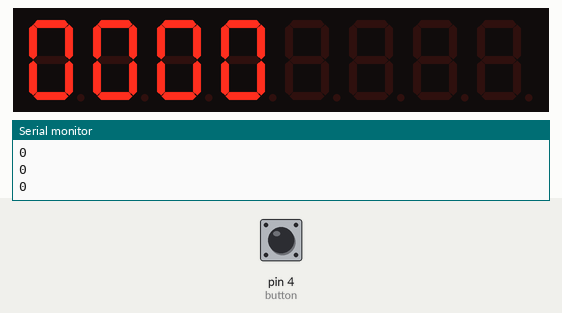
A sketch run on a simulated Arduino Uno, built with avr-gcc and run on an emulated ATmega328P. Shown: 8-digit seven-segment display, the last lines printed to the serial monitor. Wiring (inferred from the names in the program): TM1638 display and keys: STB pin 7; clock pin 9; DIO pin 8. Inputs (shaded band) come from the test bench; at power-on: pin 4 (button) LOW.

Above: at 1.8 s.
1.9 s: pin 4 (button) pulled HIGH for 3.2 s
At 7.8 s:
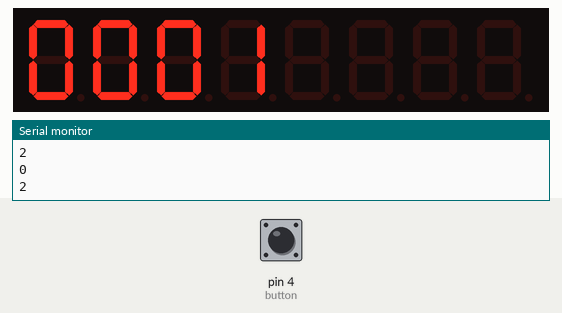
8.1 s: pin 4 (button) pulled HIGH for 3.2 s
At 14.5 s:
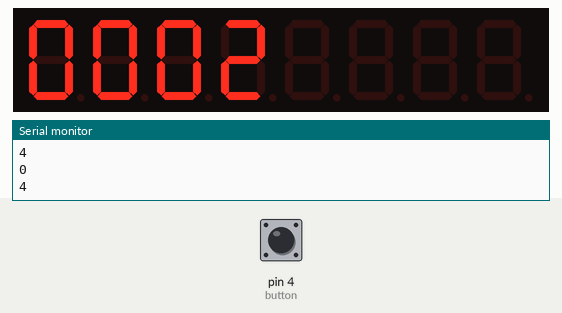
Timing chart, 0 to 16.0 s (numbered marks = the images above; inputs shaded):
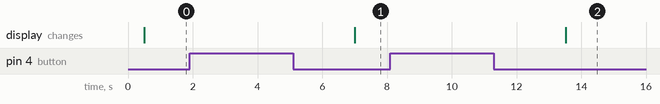

Measured:
- after the input at 1.9 s, the display: changes after 5.1 s (image 1)
- after the input at 8.1 s, the display: changes after 5.4 s (image 2)

The sketch:

TouchButton.ino
```cpp
const int stbPin = 7;
const int clkPin = 9;
const int dioPin = 8;
int button=4;
int tump=0;
int temp=0;
int push=0;
void sendCommand(uint8_t value) {
   digitalWrite(stbPin, LOW);
   shiftOut(dioPin, clkPin, LSBFIRST, value);
   digitalWrite(stbPin, HIGH);
}

void setup() {
   pinMode(stbPin, OUTPUT);
   pinMode(clkPin, OUTPUT);
   pinMode(dioPin, OUTPUT);
   sendCommand(0x8f);
   pinMode(button,INPUT);
   Serial.begin(9600);
}

void loop() {
  push=digitalRead(button);
   if (push==HIGH){
    temp = temp + 1;
    delay(2000);
   }
   tump = temp/2;
   if(tump > 4){
    tump=0;
   }
  Serial.println(push);
  Serial.println(temp);
  delay(500);
  number();
}

bool number() {
   uint8_t digits[] = { 0x3f, 0x06, 0x5b, 0x4f, 0x66, 0x6d, 0x7d, 0x07, 0x7f, 0x6f };
   sendCommand(0x40);
   digitalWrite(stbPin, LOW);
   shiftOut(dioPin, clkPin, LSBFIRST, 0xc0);
   shiftOut(dioPin, clkPin, LSBFIRST, digits[tump/1000%10]);
   shiftOut(dioPin, clkPin, LSBFIRST, 0x00);
   shiftOut(dioPin, clkPin, LSBFIRST, digits[tump/100%10]);
   shiftOut(dioPin, clkPin, LSBFIRST, 0x00);
   shiftOut(dioPin, clkPin, LSBFIRST, digits[tump/10%10]);
   shiftOut(dioPin, clkPin, LSBFIRST, 0x00);
   shiftOut(dioPin, clkPin, LSBFIRST, digits[tump%10]);
   shiftOut(dioPin, clkPin, LSBFIRST, 0x00);
   digitalWrite(stbPin, HIGH);
   return 0;
 }
```
